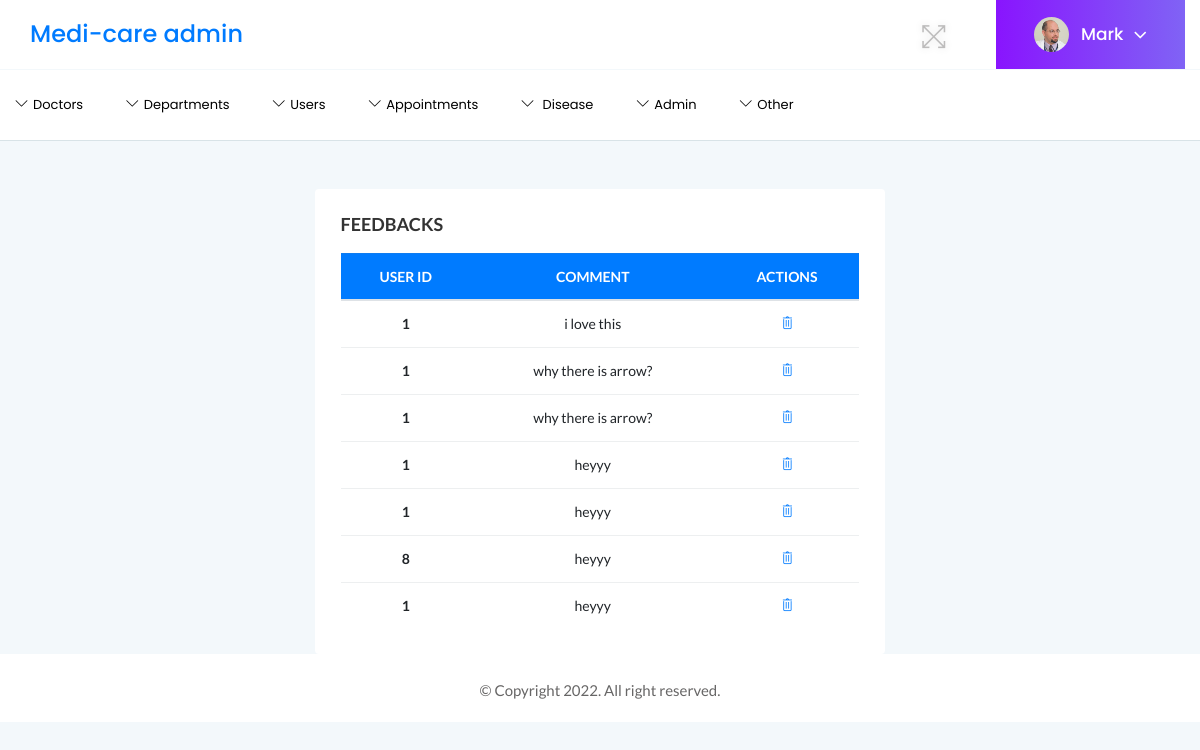
The page /feedback.php (signed in) on the database its author committed.
### tables this page shows
CREATE TABLE `feedback` (
  `pat_id` int(11) DEFAULT NULL,
  `feedback` blob,
  `f_id` int(11) NOT NULL AUTO_INCREMENT,
  PRIMARY KEY (`f_id`),
  KEY `pat_id` (`pat_id`),
  CONSTRAINT `feedback_ibfk_1` FOREIGN KEY (`pat_id`) REFERENCES `patient` (`P_id`)
);

### feedback.php (the view, shortened to what this page needs)
<?php
include('header.php');
?>
<div class="col-lg-6 mt-5 offset-3">
                        <div class="card">
                            <div class="card-body">
                                <h4 class="header-title">FEEDBACKS</h4>
                                <div class="single-table">
                                    <div class="table-responsive">
                                        <table class="table text-center" style="overflow-x: auto;">
                                            <thead class="text-uppercase bg-primary">
                                                <tr class="text-white">
                                                    <th scope="col">User ID</th>
                                                    <th scope="col">Comment</th>
                                                    <th scope="col">actions</th>
                                                </tr>
                                            </thead>
                                            <tbody>
<?php
require('config.php');
    $query = "SELECT * from  feedback";
    if($result=$mysqli->query($query)){
    while($row=$result->fetch_object()){?>
                                                    <tr>
                                                  <th scope="row"><?php  echo $row->pat_id; ?></th>
                                                    <td><?php  echo $row->feedback; ?></td>
                                                    <td>
                                                    <a href="function.php?fdelid=<?php echo  $row->f_id; ?>"><i class="ti-trash"></i></a>
                                                </td>
                                                </tr>
<?php
    }
    }
?>
                                            </tbody>
                                        </table>
                                    </div>
                                </div>
                            </div>
                        </div>
                    </div>
<?php
include('footer.php');
?>

### assets/css/styles.css (style rules this page uses)
.card { border: none; border-radius: 4px; background-color: #fff; -webkit-transition: all 0.3s ease 0s; transition: all 0.3s ease 0s; }
.card-body { padding: 25.6px; padding: 1.6rem; }
.body-bg { background: #F3F8FB; }
.header-title { font-family: 'Lato', sans-serif; font-size: 18px; font-weight: 600; letter-spacing: 0; color: #333; text-transform: capitalize; margin-bottom: 17px; }
.single-table .table { margin-bottom: 0; }
table tr th { border-bottom: none; }
table tr th, table tr td { border-top: 1px solid rgba(120, 130, 140, 0.13) !important; }
table tr td [class^="ti-"] { cursor: pointer; }

### rows shown on the page
feedback: pat "1", feedback "i love this"
feedback: pat "1", feedback "why there is arrow?"
feedback: pat "1", feedback "why there is arrow?"
feedback: pat "1", feedback "heyyy"
feedback: pat "1", feedback "heyyy"
feedback: pat "8", feedback "heyyy"
feedback: pat "1", feedback "heyyy"

### other values the page prints
$_SESSION['username'] "Mark"
